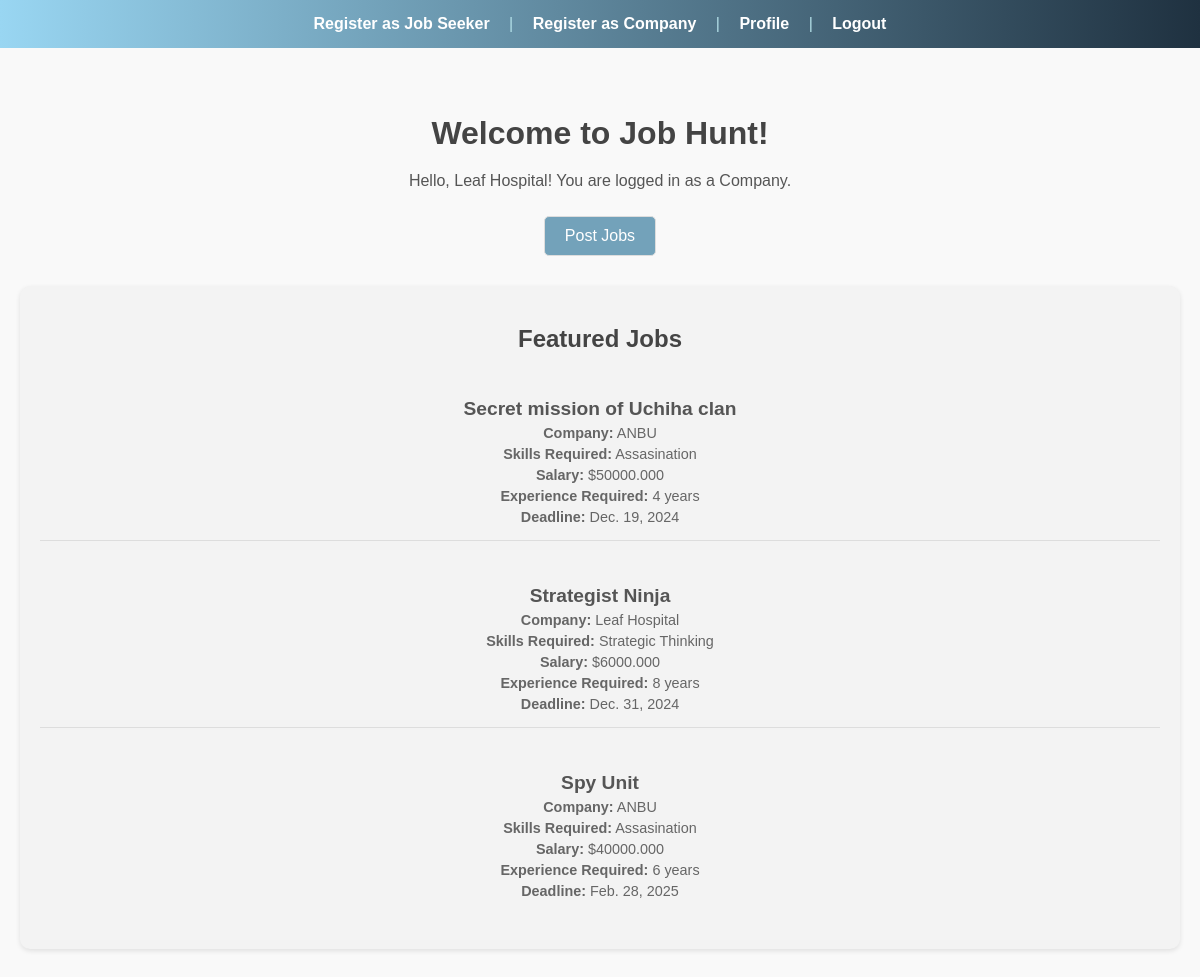
The app's page /home/ (signed in) with its own data.
### jobs/models.py (models this page shows, shortened)
class company(models.Model):
    c_username = models.OneToOneField(user, on_delete=models.CASCADE, primary_key=True, related_name="company")
    company_name = models.CharField(max_length=100)
    company_type = models.CharField(max_length=100)
    establishment_year = models.DateField()

class jobs(models.Model):
    job_id = models.AutoField(primary_key=True)
    c_username = models.ForeignKey(company, on_delete=models.CASCADE, related_name="job_posted")
    req_skill = models.CharField(max_length=50)
    title = models.CharField(max_length=100)
    limit = models.IntegerField()
    salary = models.DecimalField(max_digits=10, decimal_places=3)
    description = models.CharField(max_length=400)
    req_experience = models.IntegerField()
    deadline = models.DateField()

### jobs/views.py (the view)
# urls.py: path('home/', views.home, name='home'),
def home(request):
    user_instance = user.objects.get(username=request.session['username'])
    all_jobs = jobs.objects.all()
    featured_jobs = sample(list(all_jobs), min(3, len(all_jobs)))
    if hasattr(user_instance, "job_seeker"):
        context = {
            'user': user_instance.job_seeker.first_name,
            'user_type': "Job Seeker",
            'featured_jobs': featured_jobs
        }
        return render(request, 'jobs/homes.html', context)
    elif hasattr(user_instance, "company"):
        context = {
            'user': user_instance.company.company_name,
            'user_type': "Company",
            'featured_jobs': featured_jobs
        }
        return render(request, 'jobs/homes.html', context)

### jobs/templates/jobs/homes.html (shortened to what this page needs)
<!DOCTYPE html>
<html lang="en">
<head>
    {% load static %}
    <link rel="stylesheet" href="{% static 'jobs/homes.css' %}">
</head>
<body>
    <nav>
        <a href="{% url 'register_job_seeker' %}">Register as Job Seeker</a> |
        <a href="{% url 'register_company' %}">Register as Company</a> |
        <a href="{% url 'company_dashboard' %}">Profile</a> |
        <a href="{% url 'user_logout' %}">Logout</a>
    </nav>
    <div class="content">
        <h2>Welcome to Job Hunt!</h2>
        <p>Hello, {{ user }}! You are logged in as a {{ user_type }}.</p>
        {% if user_type == "Job Seeker" %}
            <div class="actions">
                <a href="#" class="btn">View Available Jobs</a>
            </div>
        {% elif user_type == "Company" %}
            <div class="actions">
                <a href="{% url 'company_dashboard' %}" class="btn">Post Jobs</a>
            </div>
        {% endif %}
        <div class="featured-jobs">
            <h2>Featured Jobs</h2>
            <ul>
                {% for job in featured_jobs %}
                <li>
                    <h3>{{ job.title }}</h3>
                    <p><strong>Company:</strong> {{ job.c_username.company_name }}</p>
                    <p><strong>Skills Required:</strong> {{ job.req_skill }}</p>
                    <p><strong>Salary:</strong> ${{ job.salary }}</p>
                    <p><strong>Experience Required:</strong> {{ job.req_experience }} years</p>
                    <p><strong>Deadline:</strong> {{ job.deadline }}</p>
                </li>
                {% empty %}
                <p>No featured jobs available at the moment.</p>
                {% endfor %}
            </ul>
        </div>
    </div>
</body>
</html>

### jobs/static/jobs/homes.css (style rules this page uses)
body { font-family: 'Popins', sans-serif; margin: 0; padding: 0; background: #f9f9f9; color: #333; }
nav { background: #1f3140; background: linear-gradient(to right, #99d6f2, #1f3140); padding: 15px; text-align: center; color: #b4e0e8; }
nav a { color: #fff; margin: 0 15px; text-decoration: none; font-weight: 600; transition: color 0.3s ease; }
.content { text-align: center; padding: 40px 20px; max-width: 1500px; margin: 0 auto; }
.content h2 { font-size: 2rem; margin-bottom: 20px; color: #444; text-align: center; }
.content p { font-size: 1rem; color: #555; text-align: center; }
.actions .btn { margin: 10px; padding: 10px 20px; text-decoration: none; border: 1px solid #ddd; border-radius: 5px; font-weight: 500; color: white; display: inline-block; background: #73A2BA; transition: background 0.3s ease, color 0.3s ease; }
.featured-jobs { margin: 20px auto; padding: 20px; background: #f3f3f3; border-radius: 10px; box-shadow: 0 2px 5px rgba(0, 0, 0, 0.1); }
.featured-jobs h2 { font-size: 1.5rem; margin-bottom: 15px; text-align: center; color: #444; }
.featured-jobs ul { list-style: none; padding: 0; margin: 0; }
.featured-jobs ul li { margin-bottom: 15px; padding: 10px; border-bottom: 1px solid #ddd; }
.featured-jobs ul li:last-child { border-bottom: none; }
.featured-jobs ul li h3 { font-size: 1.2rem; margin-bottom: 5px; color: #555; }
.featured-jobs ul li p { font-size: 0.9rem; margin: 5px 0; color: #666; }

### records on screen
company: company_name "Leaf Hospital"
jobs: title "Secret mission of Uchiha clan", c_username.company_name "ANBU", req_skill "Assasination", salary "50000.000", req_experience "4", deadline "Dec. 19, 2024"
jobs: title "Strategist Ninja", c_username.company_name "Leaf Hospital", req_skill "Strategic Thinking", salary "6000.000", req_experience "8", deadline "Dec. 31, 2024"
jobs: title "Spy Unit", c_username.company_name "ANBU", req_skill "Assasination", salary "40000.000", req_experience "6", deadline "Feb. 28, 2025"

### other values on screen
{{ user_type }} "Company"
